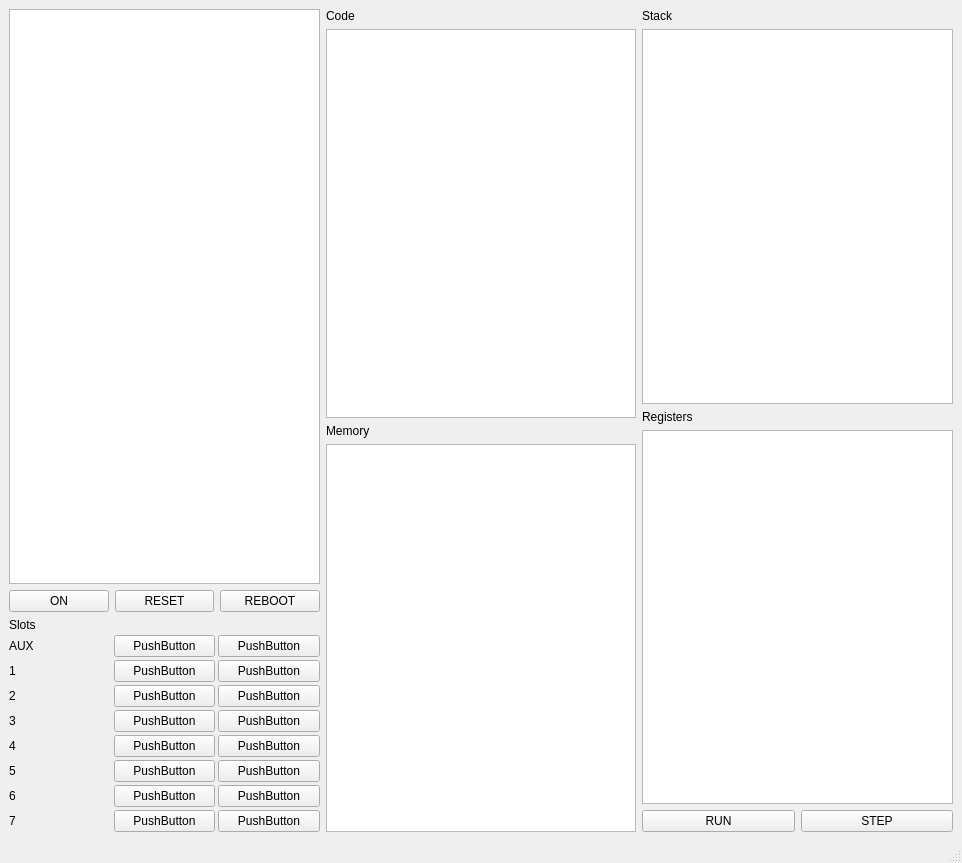
<?xml version="1.0" encoding="UTF-8"?>
<ui version="4.0">
 <class>WindowDisplay</class>
 <widget class="QMainWindow" name="WindowDisplay">
  <property name="geometry">
   <rect>
    <x>0</x>
    <y>0</y>
    <width>962</width>
    <height>863</height>
   </rect>
  </property>
  <property name="windowTitle">
   <string>WindowDisplay</string>
  </property>
  <widget class="QWidget" name="centralwidget">
   <layout class="QVBoxLayout" name="verticalLayout_2">
    <item>
     <layout class="QHBoxLayout" name="horizontalLayout">
      <item>
       <layout class="QVBoxLayout" name="machineLayout">
        <item>
         <layout class="QVBoxLayout" name="machineControlsLayout">
          <item>
           <widget class="QGraphicsView" name="displayView"/>
          </item>
          <item>
           <layout class="QHBoxLayout" name="controlButtonsLayout">
            <item>
             <widget class="QPushButton" name="onButton">
              <property name="text">
               <string>ON</string>
              </property>
             </widget>
            </item>
            <item>
             <widget class="QPushButton" name="resetButton">
              <property name="text">
               <string>RESET</string>
              </property>
             </widget>
            </item>
            <item>
             <widget class="QPushButton" name="rebootButton">
              <property name="text">
               <string>REBOOT</string>
              </property>
             </widget>
            </item>
           </layout>
          </item>
         </layout>
        </item>
        <item>
         <layout class="QVBoxLayout" name="slotsLayout">
          <property name="spacing">
           <number>3</number>
          </property>
          <item>
           <widget class="QLabel" name="slotsLabel">
            <property name="text">
             <string>Slots</string>
            </property>
           </widget>
          </item>
          <item>
           <layout class="QHBoxLayout" name="auxLayout">
            <item>
             <widget class="QLabel" name="label_7">
              <property name="text">
               <string>AUX</string>
              </property>
             </widget>
            </item>
            <item>
             <widget class="QPushButton" name="pushButton_19">
              <property name="text">
               <string>PushButton</string>
              </property>
             </widget>
            </item>
            <item>
             <widget class="QPushButton" name="pushButton_18">
              <property name="text">
               <string>PushButton</string>
              </property>
             </widget>
            </item>
           </layout>
          </item>
          <item>
           <layout class="QHBoxLayout" name="slot1Layout">
            <item>
             <widget class="QLabel" name="label_8">
              <property name="text">
               <string>1</string>
              </property>
             </widget>
            </item>
            <item>
             <widget class="QPushButton" name="pushButton_17">
              <property name="text">
               <string>PushButton</string>
              </property>
             </widget>
            </item>
            <item>
             <widget class="QPushButton" name="pushButton_16">
              <property name="text">
               <string>PushButton</string>
              </property>
             </widget>
            </item>
           </layout>
          </item>
          <item>
           <layout class="QHBoxLayout" name="slot2Layout">
            <item>
             <widget class="QLabel" name="label_9">
              <property name="text">
               <string>2</string>
              </property>
             </widget>
            </item>
            <item>
             <widget class="QPushButton" name="pushButton_15">
              <property name="text">
               <string>PushButton</string>
              </property>
             </widget>
            </item>
            <item>
             <widget class="QPushButton" name="pushButton_14">
              <property name="text">
               <string>PushButton</string>
              </property>
             </widget>
            </item>
           </layout>
          </item>
          <item>
           <layout class="QHBoxLayout" name="slot3Layout">
            <item>
             <widget class="QLabel" name="label_10">
              <property name="text">
               <string>3</string>
              </property>
             </widget>
            </item>
            <item>
             <widget class="QPushButton" name="pushButton_13">
              <property name="text">
               <string>PushButton</string>
              </property>
             </widget>
            </item>
            <item>
             <widget class="QPushButton" name="pushButton_12">
              <property name="text">
               <string>PushButton</string>
              </property>
             </widget>
            </item>
           </layout>
          </item>
          <item>
           <layout class="QHBoxLayout" name="slot4Layout">
            <item>
             <widget class="QLabel" name="label_11">
              <property name="text">
               <string>4</string>
              </property>
             </widget>
            </item>
            <item>
             <widget class="QPushButton" name="pushButton_9">
              <property name="text">
               <string>PushButton</string>
              </property>
             </widget>
            </item>
            <item>
             <widget class="QPushButton" name="pushButton_7">
              <property name="text">
               <string>PushButton</string>
              </property>
             </widget>
            </item>
           </layout>
          </item>
          <item>
           <layout class="QHBoxLayout" name="slot6Layout_2">
            <item>
             <widget class="QLabel" name="label_12">
              <property name="text">
               <string>5</string>
              </property>
             </widget>
            </item>
            <item>
             <widget class="QPushButton" name="pushButton_11">
              <property name="text">
               <string>PushButton</string>
              </property>
             </widget>
            </item>
            <item>
             <widget class="QPushButton" name="pushButton_10">
              <property name="text">
               <string>PushButton</string>
              </property>
             </widget>
            </item>
           </layout>
          </item>
          <item>
           <layout class="QHBoxLayout" name="slot6Layout">
            <item>
             <widget class="QLabel" name="label_6">
              <property name="text">
               <string>6</string>
              </property>
             </widget>
            </item>
            <item>
             <widget class="QPushButton" name="pushButton_6">
              <property name="text">
               <string>PushButton</string>
              </property>
             </widget>
            </item>
            <item>
             <widget class="QPushButton" name="pushButton">
              <property name="text">
               <string>PushButton</string>
              </property>
             </widget>
            </item>
           </layout>
          </item>
          <item>
           <layout class="QHBoxLayout" name="slot7Layout">
            <item>
             <widget class="QLabel" name="label_4">
              <property name="text">
               <string>7</string>
              </property>
             </widget>
            </item>
            <item>
             <widget class="QPushButton" name="pushButton_2">
              <property name="text">
               <string>PushButton</string>
              </property>
             </widget>
            </item>
            <item>
             <widget class="QPushButton" name="pushButton_5">
              <property name="text">
               <string>PushButton</string>
              </property>
             </widget>
            </item>
           </layout>
          </item>
         </layout>
        </item>
       </layout>
      </item>
      <item>
       <layout class="QVBoxLayout" name="memoryLayout">
        <item>
         <widget class="QLabel" name="codeLabel">
          <property name="text">
           <string>Code</string>
          </property>
         </widget>
        </item>
        <item>
         <widget class="QTableView" name="codeView"/>
        </item>
        <item>
         <widget class="QLabel" name="memoryLabel">
          <property name="text">
           <string>Memory</string>
          </property>
         </widget>
        </item>
        <item>
         <widget class="QTableView" name="memoryView"/>
        </item>
       </layout>
      </item>
      <item>
       <layout class="QVBoxLayout" name="stackCodeLayout">
        <item>
         <widget class="QLabel" name="stackLabel">
          <property name="autoFillBackground">
           <bool>false</bool>
          </property>
          <property name="text">
           <string>Stack</string>
          </property>
         </widget>
        </item>
        <item>
         <widget class="QTableView" name="stackView"/>
        </item>
        <item>
         <widget class="QLabel" name="registersLabel">
          <property name="text">
           <string>Registers</string>
          </property>
         </widget>
        </item>
        <item>
         <widget class="QTableView" name="registersView"/>
        </item>
        <item>
         <layout class="QHBoxLayout" name="debuggerLayout">
          <item>
           <widget class="QPushButton" name="runButton">
            <property name="text">
             <string>RUN</string>
            </property>
           </widget>
          </item>
          <item>
           <widget class="QPushButton" name="stepButton">
            <property name="text">
             <string>STEP</string>
            </property>
           </widget>
          </item>
         </layout>
        </item>
       </layout>
      </item>
     </layout>
    </item>
   </layout>
  </widget>
  <widget class="QMenuBar" name="menubar">
   <property name="geometry">
    <rect>
     <x>0</x>
     <y>0</y>
     <width>962</width>
     <height>22</height>
    </rect>
   </property>
  </widget>
  <widget class="QStatusBar" name="statusbar"/>
  <action name="actionStack">
   <property name="checkable">
    <bool>true</bool>
   </property>
   <property name="text">
    <string>Stack</string>
   </property>
  </action>
  <action name="actionMemory">
   <property name="checkable">
    <bool>true</bool>
   </property>
   <property name="text">
    <string>Memory</string>
   </property>
  </action>
  <action name="actionDisassembly">
   <property name="checkable">
    <bool>true</bool>
   </property>
   <property name="text">
    <string>Disassembly</string>
   </property>
  </action>
 </widget>
 <resources/>
 <connections/>
</ui>
